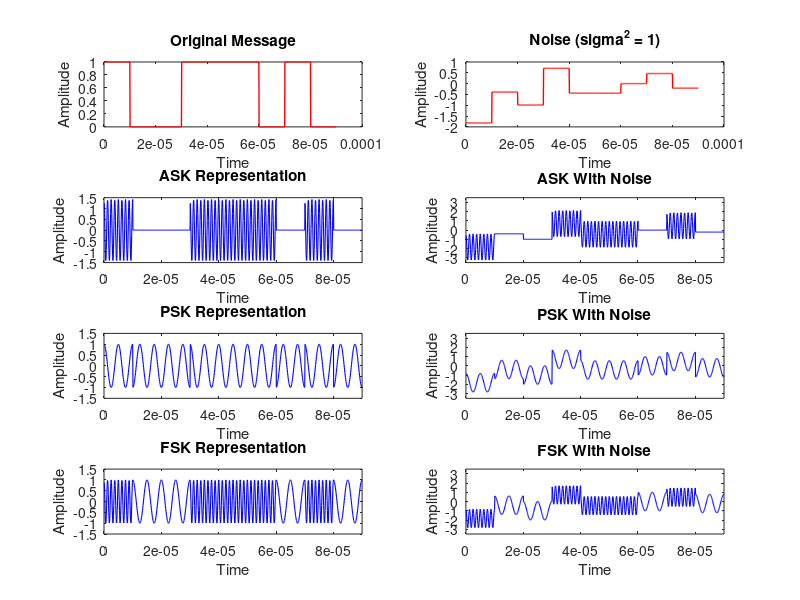

Write the MATLAB code that produced this figure.
clear;

message = [1 0 0 1 1 1 0 1 0];
noise = normrnd(0,sqrt(1),length(message),1);

bitRate = 100000;
bitPeriod = 1/bitRate;
f1=bitRate*8;                           % carrier frequency for information as 1
f2=bitRate*2;                           % carrier frequency for information as 0

Aask= sqrt(2);  % Amplitude of ASK
Ag = 1;         % Amplitude of FSK and PSK (general)

ts=bitPeriod/100:bitPeriod/100:bitPeriod;   %time segment

% Vectors for signal and noisy signal
graphMessage=[];
graphNoise=[];
ASKsignal=[];
ASKnoise=[];
PSKsignal=[];
PSKnoise=[];
FSKsignal=[];
FSKnoise=[];

for i=1:length(message)
    y1 = message(i)*Aask*cos(2*pi*f1*ts);   % Create ASK cosine wave for time segment
    n=ones(1,100).*noise(i);                % Duplicate value for noise over the whole time segment for graphing
    if message(i)==1
        g=ones(1,100);          % Repeat 1s message for graphing
        y2=Ag*cos(2*pi*f2*ts);  % Create PSK cosine wave for time segment
        y3=Ag*cos(2*pi*f1*ts);  % Create FSK cosine wave for time segment
    else
        g=zeros(1,100);          % Repeat 0s message for graphing
        y2=-Ag*cos(2*pi*f2*ts); % Create PSK cosine wave for time segment
        y3=Ag*cos(2*pi*f2*ts);  % Create FSK cosine wave for time segment
    end
    % add time segment to vector
    graphMessage=[graphMessage g];
    graphNoise=[graphNoise n];
    ASKsignal=[ASKsignal y1];
    ASKnoise=[ASKnoise y1+n];
    PSKsignal=[PSKsignal y2];
    PSKnoise=[PSKnoise y2+n];
    FSKsignal=[FSKsignal y3];
    FSKnoise=[FSKnoise y3+n];
end

tm=bitPeriod/100:bitPeriod/100:100*length(message)*(bitPeriod/100); % Length of graphMessage and graphNoise
tg=bitPeriod/100:bitPeriod/100:bitPeriod*length(message);           % Length of signals


%plot each of the generated signals
subplot(4,2,1);
plot(tm,graphMessage,'Color','red','LineWidth',1);
ylabel('Amplitude');
xlabel('Time');
title('Original Message');

subplot (4,2,2);
plot (tm, graphNoise, 'Color', 'red', 'LineWidth',1);
ylabel('Amplitude');
xlabel('Time');
title('Noise (sigma^2 = 1)');

subplot(4,2,3);
plot(tg,ASKsignal,'Color','blue','LineWidth',0.8);
axis([ 0 bitPeriod*length(message) -1.5 1.5]);
ylabel('Amplitude');
xlabel('Time');
title('ASK Representation');

subplot(4,2,4);
plot(tg,ASKnoise,'Color','blue','LineWidth',0.8);
axis([ 0 bitPeriod*length(message) -3.5 3.5]);
ylabel('Amplitude');
xlabel('Time');
title('ASK With Noise');

subplot(4,2,5);
plot(tg,PSKsignal,'Color','blue','LineWidth',0.8);
axis([ 0 bitPeriod*length(message) -1.5 1.5]);
ylabel('Amplitude');
xlabel('Time');
title('PSK Representation');

subplot(4,2,6);
plot(tg,PSKnoise,'Color','blue','LineWidth',0.8);
axis([ 0 bitPeriod*length(message) -3.5 3.5]);
ylabel('Amplitude');
xlabel('Time');
title('PSK With Noise');

subplot(4,2,7);
plot(tg,FSKsignal,'Color','blue','LineWidth',0.8);
axis([ 0 bitPeriod*length(message) -1.5 1.5]);
ylabel('Amplitude');
xlabel('Time');
title('FSK Representation');

subplot(4,2,8);
plot(tg,FSKnoise,'Color','blue','LineWidth',0.8);
axis([ 0 bitPeriod*length(message) -3.5 3.5]);
ylabel('Amplitude');
xlabel('Time');
title('FSK With Noise');